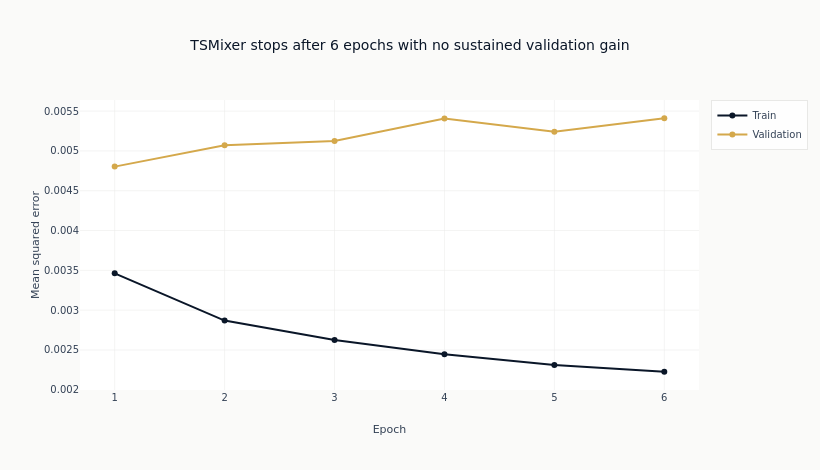

Notebook code cell kept with this figure:
### Code cell
epochs_axis = list(range(1, len(history["train_loss"]) + 1))
fig = go.Figure()
fig.add_trace(
    go.Scatter(
        x=epochs_axis,
        y=history["train_loss"],
        mode="lines+markers",
        name="Train",
        line_color=COLORS["blue"],
    )
)
fig.add_trace(
    go.Scatter(
        x=epochs_axis,
        y=history["val_loss"],
        mode="lines+markers",
        name="Validation",
        line_color=COLORS["amber"],
    )
)
fig.update_layout(
    title=f"TSMixer stops after {len(epochs_axis)} epochs with no sustained validation gain",
    xaxis_title="Epoch",
    yaxis_title="Mean squared error",
    width=820,
    height=470,
)
fig.show()

### Figure 1 — Plotly figure (JSON) as saved in the notebook; plotly's stock layout.template omitted (floating-point values rounded to 4 significant figures)
{"data": [{"line": {"color": "#0a1628"}, "mode": "lines+markers", "name": "Train", "type": "scatter", "x": [1, 2, 3, 4, 5, 6], "y": [0.003463, 0.002869, 0.002624, 0.002448, 0.002311, 0.002227]}, {"line": {"color": "#D4A84B"}, "mode": "lines+markers", "name": "Validation", "type": "scatter", "x": [1, 2, 3, 4, 5, 6], "y": [0.004803, 0.00507, 0.005123, 0.005406, 0.005239, 0.00541]}], "layout": {"height": 470, "title": {"text": "TSMixer stops after 6 epochs with no sustained validation gain"}, "width": 820, "xaxis": {"title": {"text": "Epoch"}}, "yaxis": {"title": {"text": "Mean squared error"}}}}
